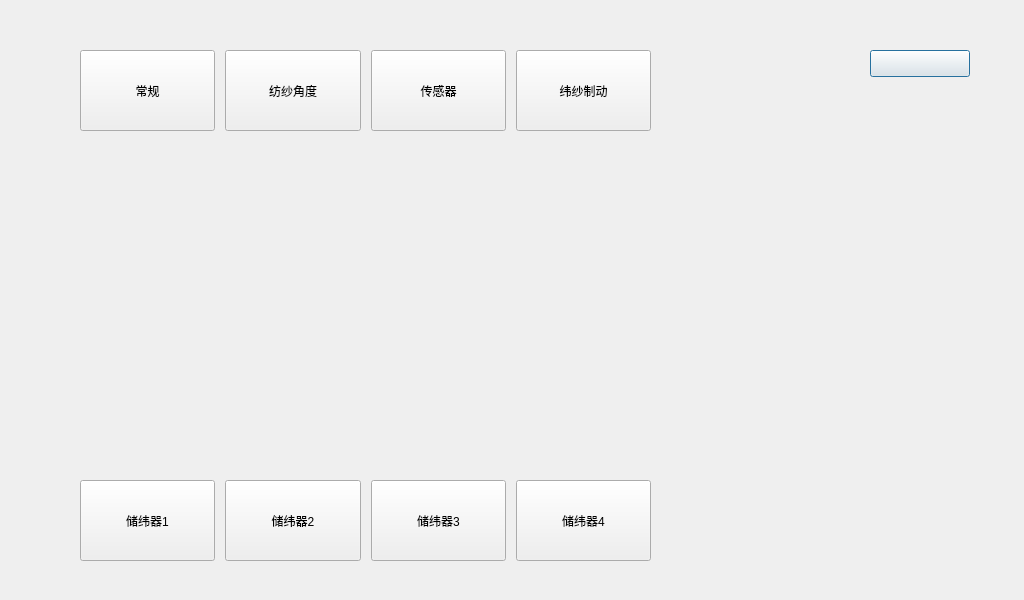
<?xml version="1.0" encoding="UTF-8"?>
<ui version="4.0">
 <class>ChuWeiQI</class>
 <widget class="QDialog" name="ChuWeiQI">
  <property name="geometry">
   <rect>
    <x>0</x>
    <y>0</y>
    <width>1024</width>
    <height>600</height>
   </rect>
  </property>
  <property name="windowTitle">
   <string>Dialog</string>
  </property>
  <widget class="QPushButton" name="pb_back">
   <property name="geometry">
    <rect>
     <x>870</x>
     <y>50</y>
     <width>100</width>
     <height>27</height>
    </rect>
   </property>
   <property name="text">
    <string/>
   </property>
  </widget>
  <widget class="QWidget" name="buttonsWidget1" native="true">
   <property name="geometry">
    <rect>
     <x>80</x>
     <y>50</y>
     <width>571</width>
     <height>81</height>
    </rect>
   </property>
   <layout class="QHBoxLayout" name="horizontalLayout">
    <property name="spacing">
     <number>10</number>
    </property>
    <property name="leftMargin">
     <number>0</number>
    </property>
    <property name="topMargin">
     <number>0</number>
    </property>
    <property name="rightMargin">
     <number>0</number>
    </property>
    <property name="bottomMargin">
     <number>0</number>
    </property>
    <item>
     <widget class="QPushButton" name="pb_ChangGui">
      <property name="sizePolicy">
       <sizepolicy hsizetype="Minimum" vsizetype="Preferred">
        <horstretch>0</horstretch>
        <verstretch>0</verstretch>
       </sizepolicy>
      </property>
      <property name="text">
       <string>常规</string>
      </property>
     </widget>
    </item>
    <item>
     <widget class="QPushButton" name="pb_FangShaJiaoDu">
      <property name="sizePolicy">
       <sizepolicy hsizetype="Minimum" vsizetype="Preferred">
        <horstretch>0</horstretch>
        <verstretch>0</verstretch>
       </sizepolicy>
      </property>
      <property name="text">
       <string>纺纱角度</string>
      </property>
     </widget>
    </item>
    <item>
     <widget class="QPushButton" name="pb_ChuanGanQi">
      <property name="sizePolicy">
       <sizepolicy hsizetype="Minimum" vsizetype="Preferred">
        <horstretch>0</horstretch>
        <verstretch>0</verstretch>
       </sizepolicy>
      </property>
      <property name="text">
       <string>传感器</string>
      </property>
     </widget>
    </item>
    <item>
     <widget class="QPushButton" name="pb_WeiShaZhiDong">
      <property name="sizePolicy">
       <sizepolicy hsizetype="Minimum" vsizetype="Preferred">
        <horstretch>0</horstretch>
        <verstretch>0</verstretch>
       </sizepolicy>
      </property>
      <property name="text">
       <string>纬纱制动</string>
      </property>
     </widget>
    </item>
   </layout>
  </widget>
  <widget class="QWidget" name="buttonsWidget2" native="true">
   <property name="geometry">
    <rect>
     <x>80</x>
     <y>480</y>
     <width>571</width>
     <height>81</height>
    </rect>
   </property>
   <layout class="QHBoxLayout" name="horizontalLayout_2">
    <property name="spacing">
     <number>10</number>
    </property>
    <property name="leftMargin">
     <number>0</number>
    </property>
    <property name="topMargin">
     <number>0</number>
    </property>
    <property name="rightMargin">
     <number>0</number>
    </property>
    <property name="bottomMargin">
     <number>0</number>
    </property>
    <item>
     <widget class="QPushButton" name="pb_cwq1">
      <property name="sizePolicy">
       <sizepolicy hsizetype="Minimum" vsizetype="Preferred">
        <horstretch>0</horstretch>
        <verstretch>0</verstretch>
       </sizepolicy>
      </property>
      <property name="text">
       <string>储纬器1</string>
      </property>
     </widget>
    </item>
    <item>
     <widget class="QPushButton" name="pb_cwq2">
      <property name="sizePolicy">
       <sizepolicy hsizetype="Minimum" vsizetype="Preferred">
        <horstretch>0</horstretch>
        <verstretch>0</verstretch>
       </sizepolicy>
      </property>
      <property name="text">
       <string>储纬器2</string>
      </property>
     </widget>
    </item>
    <item>
     <widget class="QPushButton" name="pb_cwq3">
      <property name="sizePolicy">
       <sizepolicy hsizetype="Minimum" vsizetype="Preferred">
        <horstretch>0</horstretch>
        <verstretch>0</verstretch>
       </sizepolicy>
      </property>
      <property name="text">
       <string>储纬器3</string>
      </property>
     </widget>
    </item>
    <item>
     <widget class="QPushButton" name="pb_cwq4">
      <property name="sizePolicy">
       <sizepolicy hsizetype="Minimum" vsizetype="Preferred">
        <horstretch>0</horstretch>
        <verstretch>0</verstretch>
       </sizepolicy>
      </property>
      <property name="text">
       <string>储纬器4</string>
      </property>
     </widget>
    </item>
   </layout>
  </widget>
  <widget class="QStackedWidget" name="stackedWidget">
   <property name="geometry">
    <rect>
     <x>90</x>
     <y>150</y>
     <width>811</width>
     <height>301</height>
    </rect>
   </property>
   <widget class="QWidget" name="page_0"/>
  </widget>
 </widget>
 <resources/>
 <connections/>
</ui>
